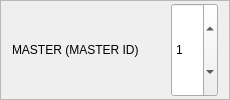
                        <widget class="QFrame" name="frame_52">
                         <property name="frameShape">
                          <enum>QFrame::StyledPanel</enum>
                         </property>
                         <property name="frameShadow">
                          <enum>QFrame::Raised</enum>
                         </property>
                         <layout class="QHBoxLayout" name="horizontalLayout_33">
                          <property name="topMargin">
                           <number>2</number>
                          </property>
                          <property name="bottomMargin">
                           <number>2</number>
                          </property>
                          <item>
                           <widget class="QLabel" name="label_69">
                            <property name="sizePolicy">
                             <sizepolicy hsizetype="Preferred" vsizetype="Preferred">
                              <horstretch>4</horstretch>
                              <verstretch>0</verstretch>
                             </sizepolicy>
                            </property>
                            <property name="text">
                             <string>MASTER (MASTER ID)</string>
                            </property>
                           </widget>
                          </item>
                          <item>
                           <widget class="QLabel" name="label_70">
                            <property name="sizePolicy">
                             <sizepolicy hsizetype="Preferred" vsizetype="Preferred">
                              <horstretch>1</horstretch>
                              <verstretch>0</verstretch>
                             </sizepolicy>
                            </property>
                            <property name="text">
                             <string/>
                            </property>
                           </widget>
                          </item>
                          <item>
                           <widget class="QLabel" name="label_master_id">
                            <property name="sizePolicy">
                             <sizepolicy hsizetype="Preferred" vsizetype="Preferred">
                              <horstretch>1</horstretch>
                              <verstretch>0</verstretch>
                             </sizepolicy>
                            </property>
                            <property name="text">
                             <string/>
                            </property>
                           </widget>
                          </item>
                          <item>
                           <widget class="QDoubleSpinBox" name="spin_master_id">
                            <property name="sizePolicy">
                             <sizepolicy hsizetype="Minimum" vsizetype="Minimum">
                              <horstretch>1</horstretch>
                              <verstretch>0</verstretch>
                             </sizepolicy>
                            </property>
                            <property name="decimals">
                             <number>0</number>
                            </property>
                            <property name="maximum">
                             <double>127.000000000000000</double>
                            </property>
                            <property name="value">
                             <double>1.000000000000000</double>
                            </property>
                           </widget>
                          </item>
                         </layout>
                        </widget>
